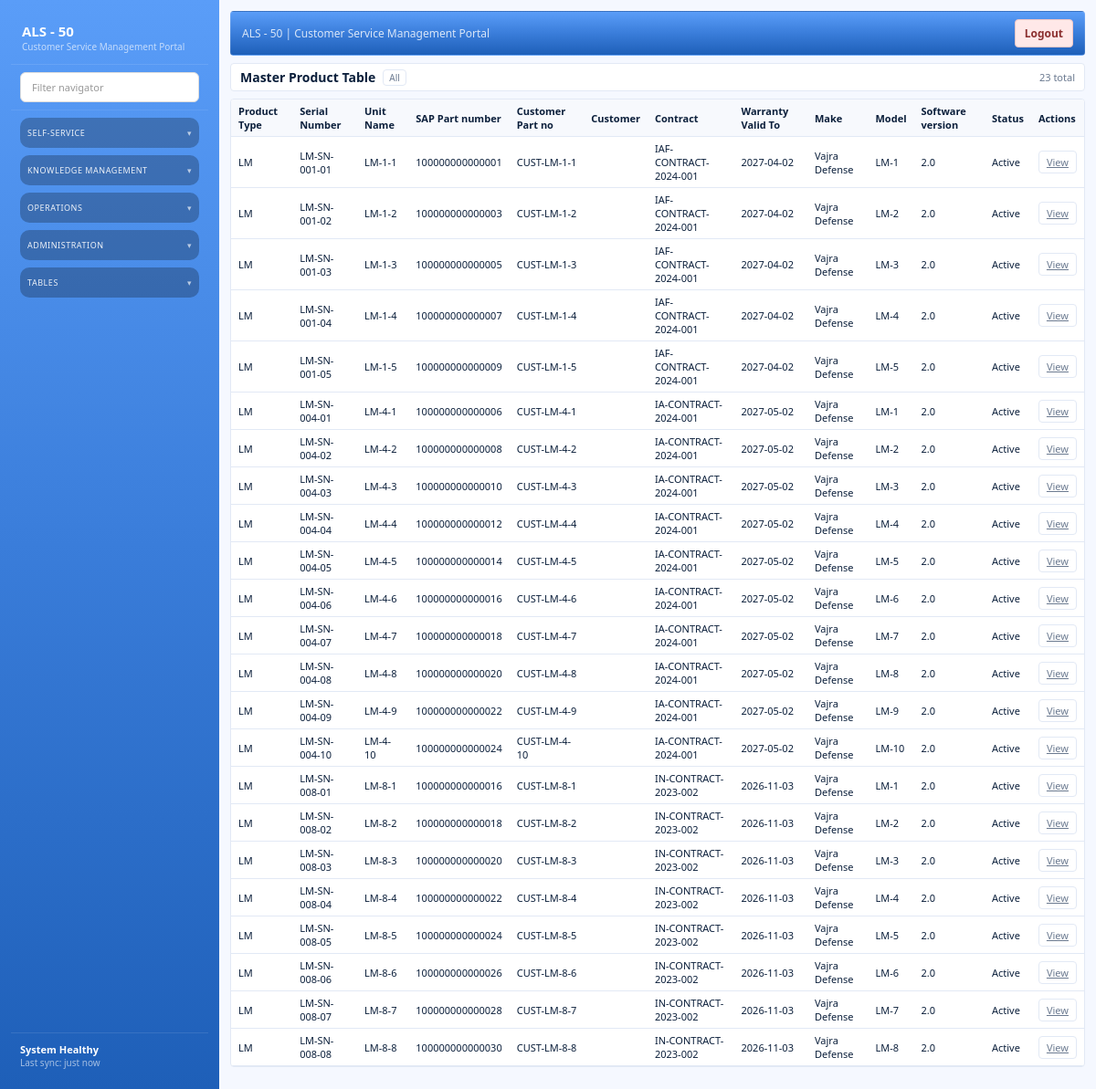
Screenshot of /admin/master-products with the database file from the repository.
### models/entities.py (models this page shows)
class LoiteringMunition(Base):
    __tablename__ = "loitering_munitions"
    id = Column(Integer, primary_key=True, index=True)
    unit_name = Column(String(200), nullable=True)
    serial_number = Column(String(120), nullable=True)
    data = Column(JSON, default=dict)
    created_at = Column(DateTime(timezone=True), server_default=func.now(), nullable=False)

class Contract(Base):
    __tablename__ = "contracts"
    id = Column(Integer, primary_key=True, index=True)
    number = Column(String(100), unique=True, nullable=False)
    customer_id = Column(Integer, nullable=True)
    data = Column(JSON, default=dict)
    created_at = Column(DateTime(timezone=True), server_default=func.now(), nullable=False)

### routers/admin.py (the view)
@router.get("/admin/master-products")
def master_products_list_page(request: Request, db: Session = Depends(get_db)):
    page = int(request.query_params.get("page", 1))
    import datetime
    today = datetime.date.today()
    all_products = []
    _, contracts = _load_customers_and_contracts(db)
    product_models = [
        (LoiteringMunition, "LM"),
        (GroundControlSystem, "GCS"),
        (TacticalMobilityVehicle, "TMV"),
        (SimulatorUnit, "Simulator"),
        (RapidDeploymentVehicle, "RDV"),
        (MRLS, "MRLS"),
    ]
    for model_class, product_type in product_models:
        units = list_or_sample(db, model_class, unit_type=product_type, top_level_fields=["unit_name", "serial_number"])
        for u in units:
            u["product_type"] = product_type
            c_id = u.get("contract_id")
            c_num = u.get("contract_number")
            con = None
            if c_id:
                con = next((c for c in contracts if str(c.get("id")) == str(c_id)), None)
            if not con and c_num:
                con = next((c for c in contracts if str(c.get("number")) == str(c_num)), None)
            if con:
                u["warranty_valid_from"] = con.get("executed_on", "")
                u["warranty_valid_to"] = con.get("valid_till", "")
                vt = con.get("valid_till")
                if vt:
                    try:
                        vt_date = datetime.datetime.strptime(vt, "%Y-%m-%d").date()
                        if vt_date < today:
                            u["status"] = "Expired"
                    except Exception:
                        pass
            all_products.append(u)
    all_products.sort(key=lambda x: x.get("serial_number", ""))
    pagination = paginate(all_products, page=page, per_page=50)
    context = build_template_context(request, products=pagination["items"], pagination=pagination)
    return templates.TemplateResponse(request, "master_product_table.html", context)

### templates/master_product_table.html (shortened to what this page needs)
{% extends "base.html" %}
{% block content %}
<section class="list-shell">
  <div class="list-bar">
    <div class="list-title">
      <h1>Master Product Table</h1>
      <span class="pill">All</span>
    </div>
    <div class="list-controls">
      <span class="list-meta">{{ pagination.total }} total</span>
    </div>
  </div>
  <div class="list-card">
    <table class="table dense">
      <thead>
        <tr>
          <th>Product Type</th>
          <th>Serial Number</th>
          <th>Unit Name</th>
          <th>SAP Part number</th>
          <th>Customer Part no</th>
          <th>Customer</th>
          <th>Contract</th>
          <th>Warranty Valid To</th>
          <th>Make</th>
          <th>Model</th>
          <th>Software version</th>
          <th>Status</th>
          <th>Actions</th>
        </tr>
      </thead>
      <tbody>
        {% for product in products %}
        <tr>
          <td><span class="badge">{{ product.product_type }}</span></td>
          <td>{{ product.serial_number }}</td>
          <td>{{ product.unit_name }}</td>
          <td>{{ product.sap_part_number }}</td>
          <td>{{ product.customer_part_number }}</td>
          <td>{{ product.customer_name }}</td>
          <td>{{ product.contract_number }}</td>
          <td>{{ product.warranty_valid_to }}</td>
          <td>{{ product.make }}</td>
          <td>{{ product.model }}</td>
          <td>{{ product.software_version }}</td>
          <td>{{ product.status }}</td>
          <td>
            {% if product.product_type == "LM" %}
              <a class="ghost small" href="/admin/lm/{{ product.id }}">View</a>
            {% elif product.product_type == "GCS" %}
              <a class="ghost small" href="/admin/gcs/{{ product.id }}">View</a>
            {% elif product.product_type == "TMV" %}
              <a class="ghost small" href="/admin/tmv/{{ product.id }}">View</a>
            {% elif product.product_type == "Simulator" %}
              <a class="ghost small" href="/admin/simulator/{{ product.id }}">View</a>
            {% elif product.product_type == "RDV" %}
              <a class="ghost small" href="/admin/rdv/{{ product.id }}">View</a>
            {% elif product.product_type == "MRLS" %}
              <a class="ghost small" href="/admin/mrls/{{ product.id }}">View</a>
            {% endif %}
          </td>
        </tr>
        {% endfor %}
      </tbody>
    </table>
  </div>
</section>
{% endblock %}

### static/css/styles.css (style rules this page uses)
:root { --si-bg: #f5f8ff; --si-panel: #ffffff; --si-surface: #f6f9ff; --si-sidebar: #0f2e63; --si-sidebar-accent: #113a7a; --si-primary: #2b74d6; --si-primary-2: #1c59b3; --si-secondary: #0f172a; --si-text: #0b1f3b; --si-muted: #6b7a90; --si-card: #ffffff; --si-border: #e2e9f5; --si-shadow: 0 12px 28px rgba(15, 40, 90, 0.08); --si-shadow-soft: 0 6px 16px rgba(15, 40, 90, 0.06); }
* { box-sizing: border-box; }
body.si-app { background: var(--si-bg); font-family: "IBM Plex Sans", "Segoe UI", sans-serif; color: var(--si-text); margin: 0; font-size: 13px; }
.list-shell { display: grid; gap: 8px; }
.list-bar, .list-footer { background: #ffffff; border: 1px solid var(--si-border); border-radius: 4px; padding: 5px 10px; display: flex; align-items: center; justify-content: space-between; font-size: 12px; }
.list-title { display: flex; align-items: center; gap: 8px; flex-wrap: wrap; }
.list-title h1 { margin: 0; font-size: 14px; }
.pill { background: transparent; border: 1px solid var(--si-border); color: var(--si-muted); padding: 1px 6px; border-radius: 4px; font-size: 10px; }
.list-controls { display: flex; align-items: center; gap: 12px; }
.list-card { background: #ffffff; border: 1px solid var(--si-border); border-radius: 4px; box-shadow: none; overflow: hidden; }
.list-meta { color: var(--si-muted); font-size: 11px; }
.table { width: 100%; border-collapse: collapse; }
.table th, .table td { text-align: left; padding: 5px 8px; border-bottom: 1px solid var(--si-border); font-size: 11px; }
.table th { background: #f7f9fd; font-weight: 600; }
.ghost, .small { border-radius: 4px; border: 1px solid var(--si-border); padding: 4px 8px; background: #ffffff; color: var(--si-muted); cursor: pointer; font-size: 11px; }

### rows the page displays
LoiteringMunition: serial_number "LM-SN-001-01", unit_name "LM-1-1"
Contract: contract_number "IAF-CONTRACT-2024-001" "IAF-CONTRACT-2024-001" "IAF-CONTRACT-2024-001" "IAF-CONTRACT-2024-001" "IAF-CONTRACT-2024-001"
LoiteringMunition: serial_number "LM-SN-001-02", unit_name "LM-1-2"
LoiteringMunition: serial_number "LM-SN-001-03", unit_name "LM-1-3"
LoiteringMunition: serial_number "LM-SN-001-04", unit_name "LM-1-4"
LoiteringMunition: serial_number "LM-SN-001-05", unit_name "LM-1-5"
LoiteringMunition: serial_number "LM-SN-004-01", unit_name "LM-4-1"
Contract: contract_number "IA-CONTRACT-2024-001" "IA-CONTRACT-2024-001" "IA-CONTRACT-2024-001" "IA-CONTRACT-2024-001" "IA-CONTRACT-2024-001" "IA-CONTRACT-2024-001" "IA-CONTRACT-2024-001" "IA-CONTRACT-2024-001" "IA-CONTRACT-2024-001" "IA-CONTRACT-2024-001"
LoiteringMunition: serial_number "LM-SN-004-02", unit_name "LM-4-2"
LoiteringMunition: serial_number "LM-SN-004-03", unit_name "LM-4-3"
LoiteringMunition: serial_number "LM-SN-004-04", unit_name "LM-4-4"
LoiteringMunition: serial_number "LM-SN-004-05", unit_name "LM-4-5"
LoiteringMunition: serial_number "LM-SN-004-06", unit_name "LM-4-6"
LoiteringMunition: serial_number "LM-SN-004-07", unit_name "LM-4-7"
LoiteringMunition: serial_number "LM-SN-004-08", unit_name "LM-4-8"
LoiteringMunition: serial_number "LM-SN-004-09", unit_name "LM-4-9"
LoiteringMunition: serial_number "LM-SN-004-10", unit_name "LM-4-10"
LoiteringMunition: serial_number "LM-SN-008-01", unit_name "LM-8-1"
Contract: contract_number "IN-CONTRACT-2023-002" "IN-CONTRACT-2023-002" "IN-CONTRACT-2023-002" "IN-CONTRACT-2023-002" "IN-CONTRACT-2023-002" "IN-CONTRACT-2023-002" "IN-CONTRACT-2023-002" "IN-CONTRACT-2023-002"
LoiteringMunition: serial_number "LM-SN-008-02", unit_name "LM-8-2"
LoiteringMunition: serial_number "LM-SN-008-03", unit_name "LM-8-3"
LoiteringMunition: serial_number "LM-SN-008-04", unit_name "LM-8-4"
LoiteringMunition: serial_number "LM-SN-008-05", unit_name "LM-8-5"
LoiteringMunition: serial_number "LM-SN-008-06", unit_name "LM-8-6"
LoiteringMunition: serial_number "LM-SN-008-07", unit_name "LM-8-7"
LoiteringMunition: serial_number "LM-SN-008-08", unit_name "LM-8-8"

### other values shown
{{ pagination.total }} "23"
{{ product.product_type }} "LM" "LM" "LM" "LM" "LM" "LM" "LM" "LM" "LM" "LM" "LM" "LM" "LM" "LM" "LM" "LM" "LM" "LM" "LM" "LM" "LM" "LM" "LM"
{{ product.sap_part_number }} "100000000000001" "100000000000003" "100000000000005" "100000000000007" "100000000000009" "100000000000006" "100000000000008" "100000000000010" "100000000000012" "100000000000014" "100000000000016" "100000000000018" "100000000000020" "100000000000022" "100000000000024" "100000000000016" "100000000000018" "100000000000020" "100000000000022" "100000000000024" "100000000000026" "100000000000028" "100000000000030"
{{ product.customer_part_number }} "CUST-LM-1-1" "CUST-LM-1-2" "CUST-LM-1-3" "CUST-LM-1-4" "CUST-LM-1-5" "CUST-LM-4-1" "CUST-LM-4-2" "CUST-LM-4-3" "CUST-LM-4-4" "CUST-LM-4-5" "CUST-LM-4-6" "CUST-LM-4-7" "CUST-LM-4-8" "CUST-LM-4-9" "CUST-LM-4-10" "CUST-LM-8-1" "CUST-LM-8-2" "CUST-LM-8-3" "CUST-LM-8-4" "CUST-LM-8-5" "CUST-LM-8-6" "CUST-LM-8-7" "CUST-LM-8-8"
{{ product.warranty_valid_to }} "2027-04-02" "2027-04-02" "2027-04-02" "2027-04-02" "2027-04-02" "2027-05-02" "2027-05-02" "2027-05-02" "2027-05-02" "2027-05-02" "2027-05-02" "2027-05-02" "2027-05-02" "2027-05-02" "2027-05-02" "2026-11-03" "2026-11-03" "2026-11-03" "2026-11-03" "2026-11-03" "2026-11-03" "2026-11-03" "2026-11-03"
{{ product.make }} "Vajra Defense" "Vajra Defense" "Vajra Defense" "Vajra Defense" "Vajra Defense" "Vajra Defense" "Vajra Defense" "Vajra Defense" "Vajra Defense" "Vajra Defense" "Vajra Defense" "Vajra Defense" "Vajra Defense" "Vajra Defense" "Vajra Defense" "Vajra Defense" "Vajra Defense" "Vajra Defense" "Vajra Defense" "Vajra Defense" "Vajra Defense" "Vajra Defense" "Vajra Defense"
{{ product.model }} "LM-1" "LM-2" "LM-3" "LM-4" "LM-5" "LM-1" "LM-2" "LM-3" "LM-4" "LM-5" "LM-6" "LM-7" "LM-8" "LM-9" "LM-10" "LM-1" "LM-2" "LM-3" "LM-4" "LM-5" "LM-6" "LM-7" "LM-8"
{{ product.software_version }} "2.0" "2.0" "2.0" "2.0" "2.0" "2.0" "2.0" "2.0" "2.0" "2.0" "2.0" "2.0" "2.0" "2.0" "2.0" "2.0" "2.0" "2.0" "2.0" "2.0" "2.0" "2.0" "2.0"
{{ product.status }} "Active" "Active" "Active" "Active" "Active" "Active" "Active" "Active" "Active" "Active" "Active" "Active" "Active" "Active" "Active" "Active" "Active" "Active" "Active" "Active" "Active" "Active" "Active"
